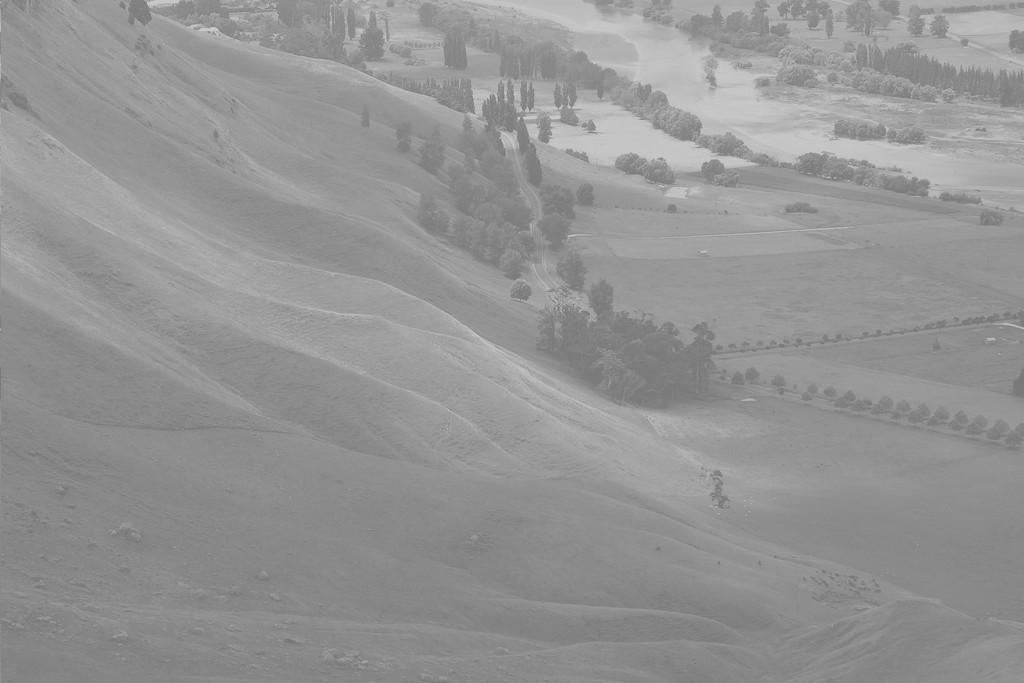
#> input picture 12-06/AULA 04 - IMAGENS/bay.jpeg, 1024 x 683 px
$ python 6.py
#> lines starting #> are read from the running program, lines starting #| are printed output that depends on the picture
import cv2
import numpy as np
import matplotlib.pyplot as plt

# Carregando as imagens
img1 = cv2.imread('bay.jpeg',0) # 0 para carregar em escala de cinza
#> img1 is the input picture: shape (683, 1024); min 114, max 212, mean 148
img2 = cv2.imread('brain.jpeg',0) # 0 para carregar em escala de cinza
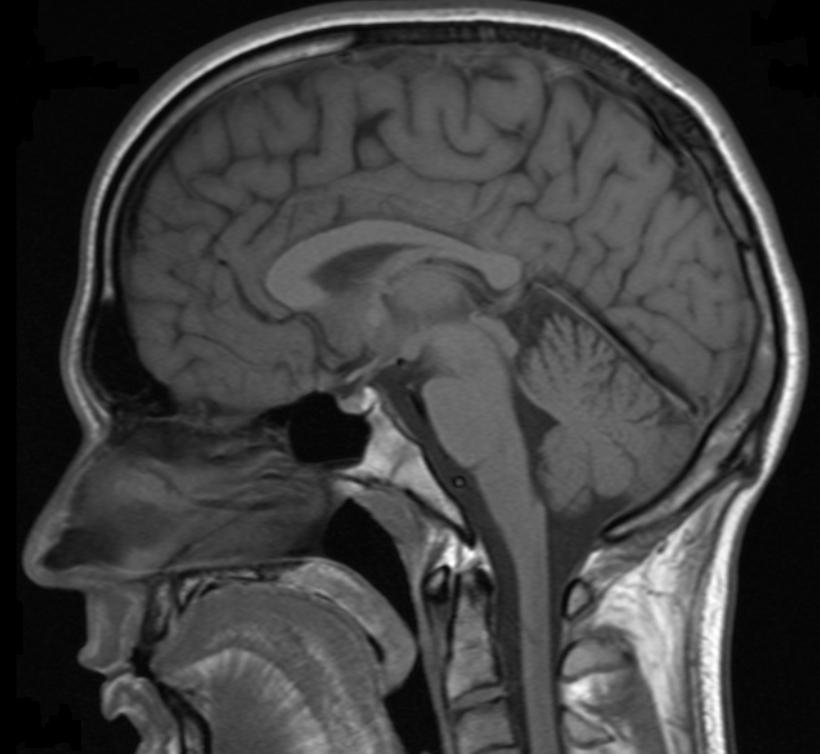
#> input picture 12-06/AULA 04 - IMAGENS/brain.jpeg, 820 x 754 px
#> img2 is the input picture: shape (754, 820); min 0, max 255, mean 63.9
img3 = cv2.imread('moon.jpeg',0) # 0 para carregar em escala de cinza
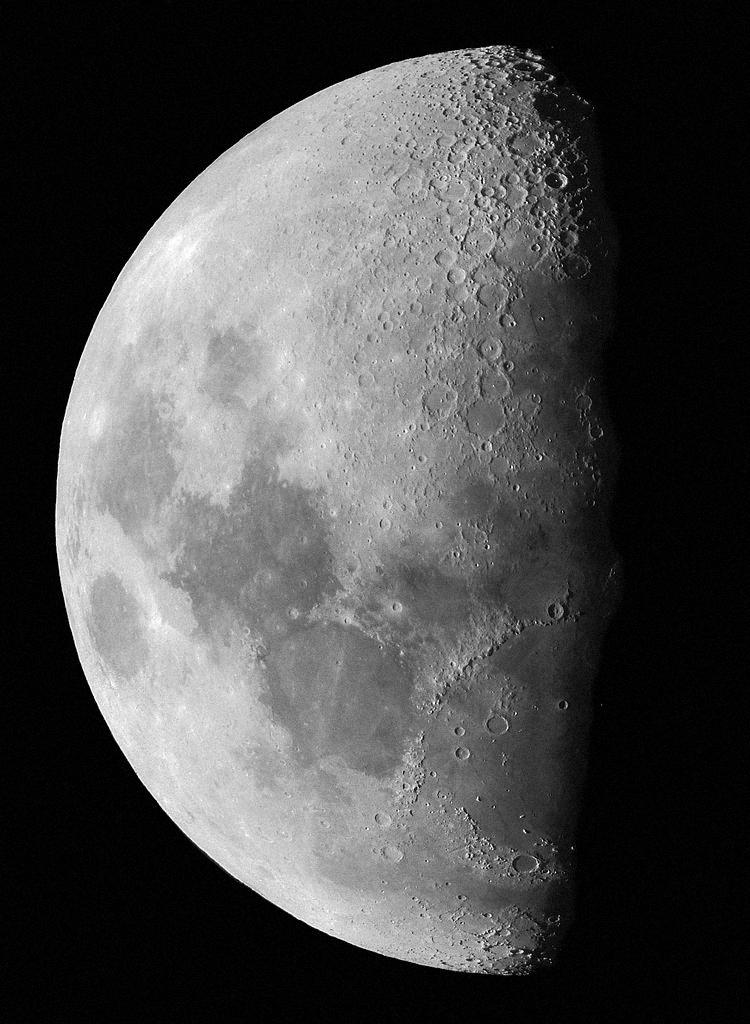
#> input picture 12-06/AULA 04 - IMAGENS/moon.jpeg, 750 x 1024 px
#> img3 is the input picture: shape (1024, 750); min 0, max 255, mean 75.4

# Lista de imagens
images = [img1, img2, img3]

# Títulos para os plots
titles = ['bay.jpeg', 'brain.jpeg', 'moon.jpeg']

# Para cada imagem na lista de imagens
for i, img in enumerate(images):

    # Equalizando o histograma
    equ = cv2.equalizeHist(img)

    # Calculando histogramas
    hist_orig = cv2.calcHist([img],[0],None,[256],[0,256])
    hist_equ = cv2.calcHist([equ],[0],None,[256],[0,256])

    # Plotando os histogramas
    plt.figure(figsize=(10,4))

    plt.subplot(121)
    plt.imshow(img, cmap='gray')
    plt.title('Imagem original: '+titles[i])
    plt.axis('off')

    plt.subplot(122)
    plt.imshow(equ, cmap='gray')
    plt.title('Imagem equalizada: '+titles[i])
    plt.axis('off')

    plt.figure(figsize=(10,4))

    plt.subplot(121)
    plt.plot(hist_orig)
    plt.title('Histograma original: '+titles[i])

    plt.subplot(122)
    plt.plot(hist_equ)
    plt.title('Histograma equalizado: '+titles[i])

    plt.tight_layout()
    plt.show()
#> this loop made 3 passes
#> pass 1, `equ = cv2.equalizeHist(img)`:
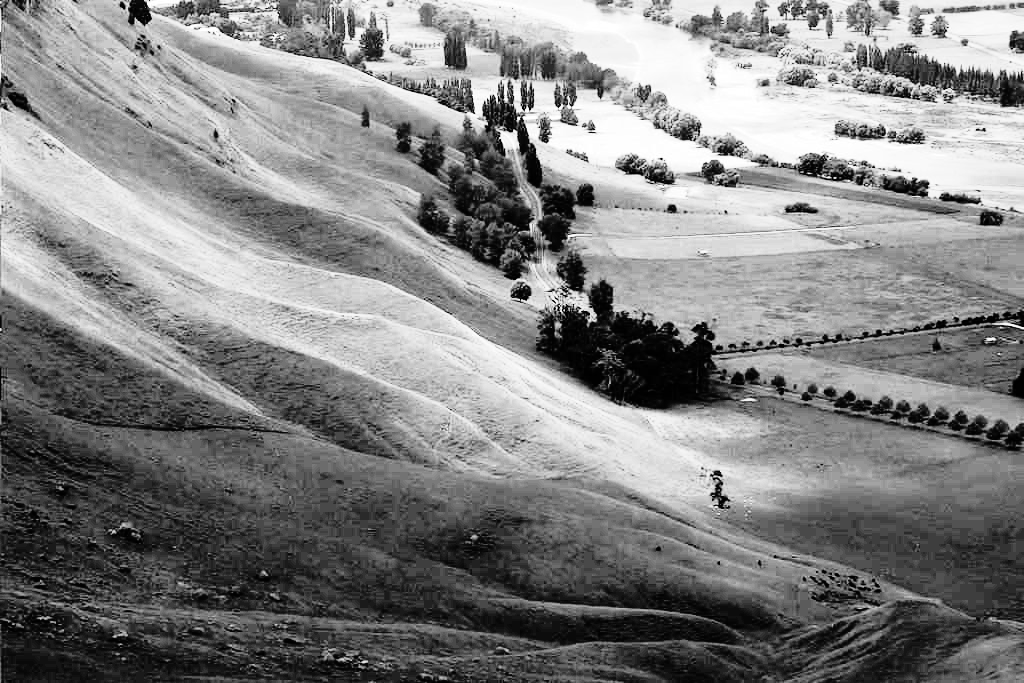
#> equ: shape (683, 1024); min 0, max 255, mean 130.5
#> pass 1, `plt.show()`:
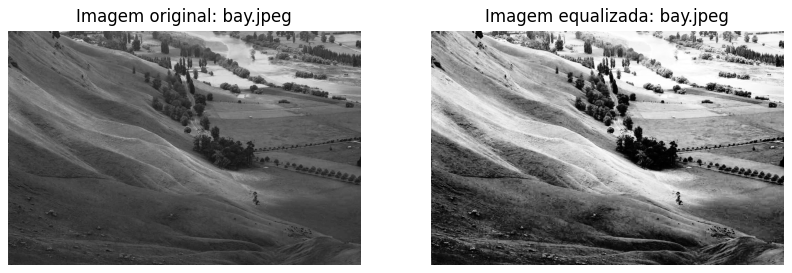
#> figure drawn by matplotlib, 2 panels
#> pass 1, `plt.show()`:
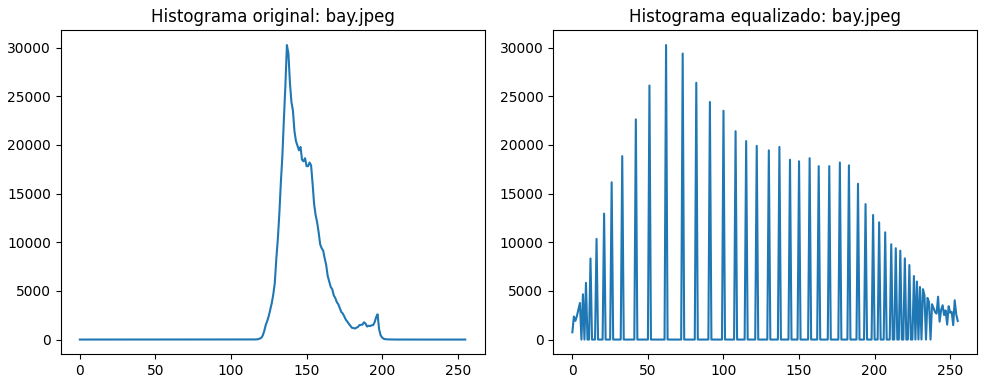
#> figure drawn by matplotlib, 2 panels; panel 1: curve peaks at x = 137, y = 30266; panel 2: curve peaks at x = 62, y = 30266
#> pass 2, `equ = cv2.equalizeHist(img)`:
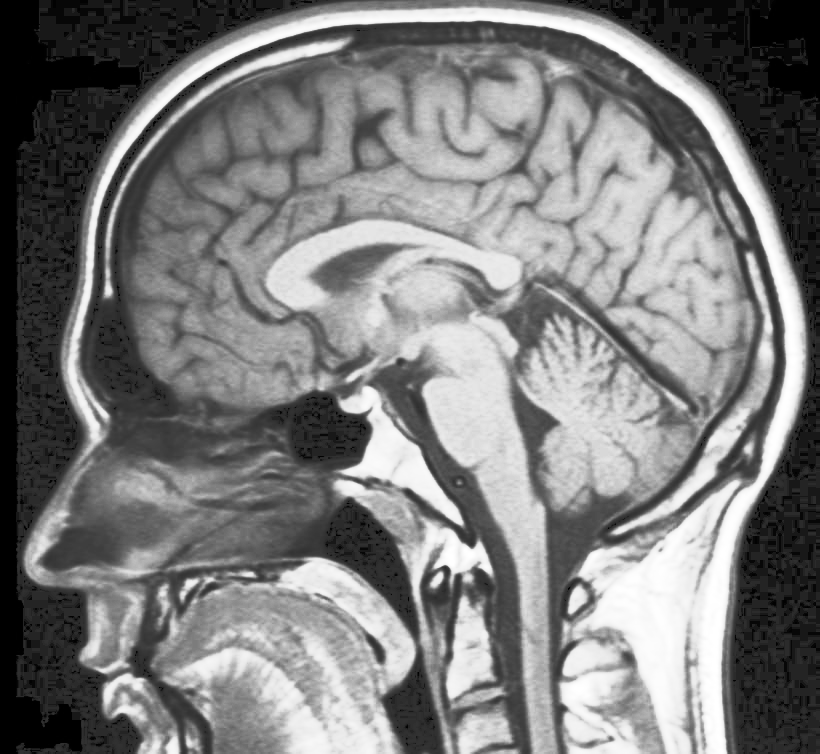
#> equ: shape (754, 820); min 0, max 255, mean 124.5
#> pass 3, `equ = cv2.equalizeHist(img)`:
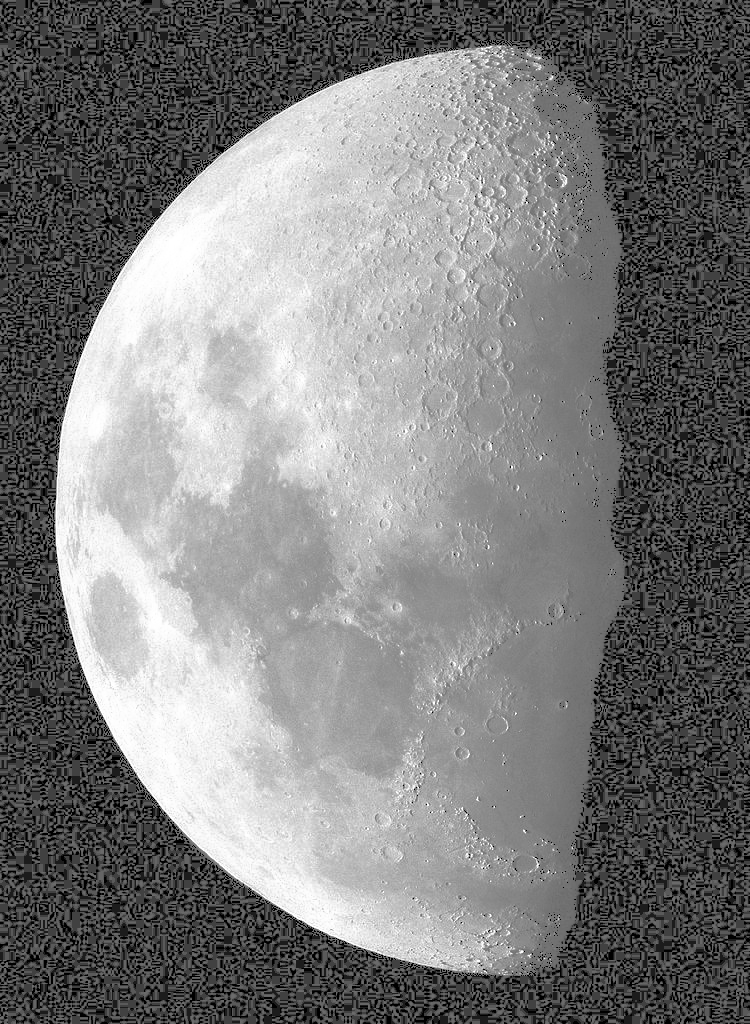
#> equ: shape (1024, 750); min 0, max 255, mean 124.7
